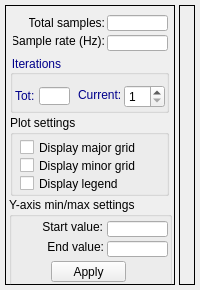
     <widget class="QWidget" name="tab_freq">
      <attribute name="title">
       <string>Frequency data</string>
      </attribute>
      <layout class="QGridLayout" name="gridLayout_3">
       <property name="leftMargin">
        <number>5</number>
       </property>
       <property name="topMargin">
        <number>5</number>
       </property>
       <property name="rightMargin">
        <number>5</number>
       </property>
       <property name="bottomMargin">
        <number>5</number>
       </property>
       <property name="horizontalSpacing">
        <number>4</number>
       </property>
       <item row="0" column="2">
        <widget class="QFrame" name="graphFrameFreq">
         <property name="sizePolicy">
          <sizepolicy hsizetype="Expanding" vsizetype="Expanding">
           <horstretch>0</horstretch>
           <verstretch>0</verstretch>
          </sizepolicy>
         </property>
         <property name="layoutDirection">
          <enum>Qt::LeftToRight</enum>
         </property>
         <property name="autoFillBackground">
          <bool>true</bool>
         </property>
         <property name="frameShape">
          <enum>QFrame::Box</enum>
         </property>
         <property name="frameShadow">
          <enum>QFrame::Plain</enum>
         </property>
         <property name="lineWidth">
          <number>1</number>
         </property>
         <property name="midLineWidth">
          <number>1</number>
         </property>
        </widget>
       </item>
       <item row="0" column="1">
        <widget class="QFrame" name="dataFrameFreq">
         <property name="sizePolicy">
          <sizepolicy hsizetype="Fixed" vsizetype="MinimumExpanding">
           <horstretch>0</horstretch>
           <verstretch>0</verstretch>
          </sizepolicy>
         </property>
         <property name="minimumSize">
          <size>
           <width>170</width>
           <height>280</height>
          </size>
         </property>
         <property name="autoFillBackground">
          <bool>true</bool>
         </property>
         <property name="frameShape">
          <enum>QFrame::Box</enum>
         </property>
         <property name="frameShadow">
          <enum>QFrame::Plain</enum>
         </property>
         <widget class="QLabel" name="label_2">
          <property name="geometry">
           <rect>
            <x>24</x>
            <y>10</y>
            <width>76</width>
            <height>16</height>
           </rect>
          </property>
          <property name="text">
           <string>Total samples:</string>
          </property>
          <property name="alignment">
           <set>Qt::AlignRight|Qt::AlignTrailing|Qt::AlignVCenter</set>
          </property>
         </widget>
         <widget class="QLineEdit" name="totalSamplesFreq">
          <property name="geometry">
           <rect>
            <x>102</x>
            <y>10</y>
            <width>61</width>
            <height>16</height>
           </rect>
          </property>
          <property name="readOnly">
           <bool>true</bool>
          </property>
         </widget>
         <widget class="QLineEdit" name="samplingRate">
          <property name="geometry">
           <rect>
            <x>102</x>
            <y>30</y>
            <width>61</width>
            <height>16</height>
           </rect>
          </property>
          <property name="readOnly">
           <bool>true</bool>
          </property>
         </widget>
         <widget class="QLabel" name="label_4">
          <property name="geometry">
           <rect>
            <x>8</x>
            <y>28</y>
            <width>92</width>
            <height>16</height>
           </rect>
          </property>
          <property name="text">
           <string>Sample rate (Hz):</string>
          </property>
          <property name="alignment">
           <set>Qt::AlignRight|Qt::AlignTrailing|Qt::AlignVCenter</set>
          </property>
         </widget>
         <widget class="QGroupBox" name="groupBox_4">
          <property name="geometry">
           <rect>
            <x>5</x>
            <y>50</y>
            <width>159</width>
            <height>58</height>
           </rect>
          </property>
          <property name="styleSheet">
           <string notr="true">QGroupBox:title {color: darkBlue;}</string>
          </property>
          <property name="title">
           <string>Iterations</string>
          </property>
          <widget class="QLabel" name="label_10">
           <property name="geometry">
            <rect>
             <x>68</x>
             <y>32</y>
             <width>46</width>
             <height>16</height>
            </rect>
           </property>
           <property name="styleSheet">
            <string notr="true">QLabel {color: darkBlue;}</string>
           </property>
           <property name="text">
            <string>Current:</string>
           </property>
          </widget>
          <widget class="QLabel" name="label_11">
           <property name="geometry">
            <rect>
             <x>5</x>
             <y>30</y>
             <width>24</width>
             <height>21</height>
            </rect>
           </property>
           <property name="styleSheet">
            <string notr="true">QLabel {color: darkBlue;}</string>
           </property>
           <property name="text">
            <string>Tot:</string>
           </property>
          </widget>
          <widget class="QSpinBox" name="spinBoxFreq">
           <property name="geometry">
            <rect>
             <x>114</x>
             <y>30</y>
             <width>41</width>
             <height>23</height>
            </rect>
           </property>
           <property name="readOnly">
            <bool>false</bool>
           </property>
           <property name="suffix">
            <string/>
           </property>
           <property name="minimum">
            <number>1</number>
           </property>
           <property name="maximum">
            <number>100</number>
           </property>
          </widget>
          <widget class="QLineEdit" name="totalIterationsFreq">
           <property name="geometry">
            <rect>
             <x>29</x>
             <y>32</y>
             <width>31</width>
             <height>18</height>
            </rect>
           </property>
           <property name="styleSheet">
            <string notr="true">QLineEdit{color: darkBlue}</string>
           </property>
           <property name="readOnly">
            <bool>true</bool>
           </property>
          </widget>
         </widget>
         <widget class="QGroupBox" name="groupBox_6">
          <property name="geometry">
           <rect>
            <x>5</x>
            <y>110</y>
            <width>159</width>
            <height>81</height>
           </rect>
          </property>
          <property name="title">
           <string>Plot settings</string>
          </property>
          <widget class="QCheckBox" name="checkBoxMajorGridFreq">
           <property name="geometry">
            <rect>
             <x>10</x>
             <y>24</y>
             <width>123</width>
             <height>17</height>
            </rect>
           </property>
           <property name="text">
            <string>Display major grid</string>
           </property>
           <property name="checked">
            <bool>false</bool>
           </property>
          </widget>
          <widget class="QCheckBox" name="checkBoxMinorGridFreq">
           <property name="geometry">
            <rect>
             <x>10</x>
             <y>42</y>
             <width>125</width>
             <height>17</height>
            </rect>
           </property>
           <property name="text">
            <string>Display minor grid</string>
           </property>
          </widget>
          <widget class="QCheckBox" name="checkBoxLegendFreq">
           <property name="geometry">
            <rect>
             <x>10</x>
             <y>60</y>
             <width>111</width>
             <height>17</height>
            </rect>
           </property>
           <property name="text">
            <string>Display legend</string>
           </property>
           <property name="checked">
            <bool>false</bool>
           </property>
          </widget>
         </widget>
         <widget class="QGroupBox" name="groupBox_8">
          <property name="geometry">
           <rect>
            <x>5</x>
            <y>286</y>
            <width>159</width>
            <height>125</height>
           </rect>
          </property>
          <property name="title">
           <string>Freq axis settings</string>
          </property>
          <widget class="QLineEdit" name="minFreq">
           <property name="geometry">
            <rect>
             <x>74</x>
             <y>54</y>
             <width>61</width>
             <height>16</height>
            </rect>
           </property>
          </widget>
          <widget class="QLineEdit" name="maxFreq">
           <property name="geometry">
            <rect>
             <x>74</x>
             <y>74</y>
             <width>61</width>
             <height>16</height>
            </rect>
           </property>
          </widget>
          <widget class="QLabel" name="label_12">
           <property name="geometry">
            <rect>
             <x>7</x>
             <y>52</y>
             <width>59</width>
             <height>20</height>
            </rect>
           </property>
           <property name="text">
            <string>Freq (min):</string>
           </property>
           <property name="alignment">
            <set>Qt::AlignRight|Qt::AlignTrailing|Qt::AlignVCenter</set>
           </property>
          </widget>
          <widget class="QLabel" name="label_13">
           <property name="geometry">
            <rect>
             <x>5</x>
             <y>70</y>
             <width>61</width>
             <height>20</height>
            </rect>
           </property>
           <property name="text">
            <string>Freq (max):</string>
           </property>
           <property name="alignment">
            <set>Qt::AlignRight|Qt::AlignTrailing|Qt::AlignVCenter</set>
           </property>
          </widget>
          <widget class="QPushButton" name="actionFreqWindow">
           <property name="geometry">
            <rect>
             <x>38</x>
             <y>98</y>
             <width>75</width>
             <height>21</height>
            </rect>
           </property>
           <property name="text">
            <string>Apply</string>
           </property>
          </widget>
          <widget class="QCheckBox" name="checkBoxDisplayNegFreq">
           <property name="geometry">
            <rect>
             <x>10</x>
             <y>26</y>
             <width>146</width>
             <height>17</height>
            </rect>
           </property>
           <property name="text">
            <string>Display neg. frequencies</string>
           </property>
           <property name="checked">
            <bool>false</bool>
           </property>
          </widget>
          <widget class="Line" name="line">
           <property name="geometry">
            <rect>
             <x>6</x>
             <y>40</y>
             <width>146</width>
             <height>16</height>
            </rect>
           </property>
           <property name="orientation">
            <enum>Qt::Horizontal</enum>
           </property>
          </widget>
         </widget>
         <widget class="QGroupBox" name="groupBox_29">
          <property name="geometry">
           <rect>
            <x>4</x>
            <y>192</y>
            <width>163</width>
            <height>92</height>
           </rect>
          </property>
          <property name="title">
           <string>Y-axis min/max settings</string>
          </property>
          <widget class="QLineEdit" name="startYAxisFreq">
           <property name="geometry">
            <rect>
             <x>98</x>
             <y>24</y>
             <width>61</width>
             <height>16</height>
            </rect>
           </property>
          </widget>
          <widget class="QLineEdit" name="endYAxisFreq">
           <property name="geometry">
            <rect>
             <x>98</x>
             <y>44</y>
             <width>61</width>
             <height>16</height>
            </rect>
           </property>
          </widget>
          <widget class="QLabel" name="label_31">
           <property name="geometry">
            <rect>
             <x>20</x>
             <y>20</y>
             <width>74</width>
             <height>20</height>
            </rect>
           </property>
           <property name="text">
            <string>Start value:</string>
           </property>
           <property name="alignment">
            <set>Qt::AlignRight|Qt::AlignTrailing|Qt::AlignVCenter</set>
           </property>
          </widget>
          <widget class="QLabel" name="label_32">
           <property name="geometry">
            <rect>
             <x>18</x>
             <y>40</y>
             <width>77</width>
             <height>20</height>
            </rect>
           </property>
           <property name="text">
            <string>End value:</string>
           </property>
           <property name="alignment">
            <set>Qt::AlignRight|Qt::AlignTrailing|Qt::AlignVCenter</set>
           </property>
          </widget>
          <widget class="QPushButton" name="actionFreqWindowYAxis">
           <property name="geometry">
            <rect>
             <x>42</x>
             <y>64</y>
             <width>75</width>
             <height>21</height>
            </rect>
           </property>
           <property name="text">
            <string>Apply</string>
           </property>
          </widget>
         </widget>
        </widget>
       </item>
      </layout>
     </widget>
